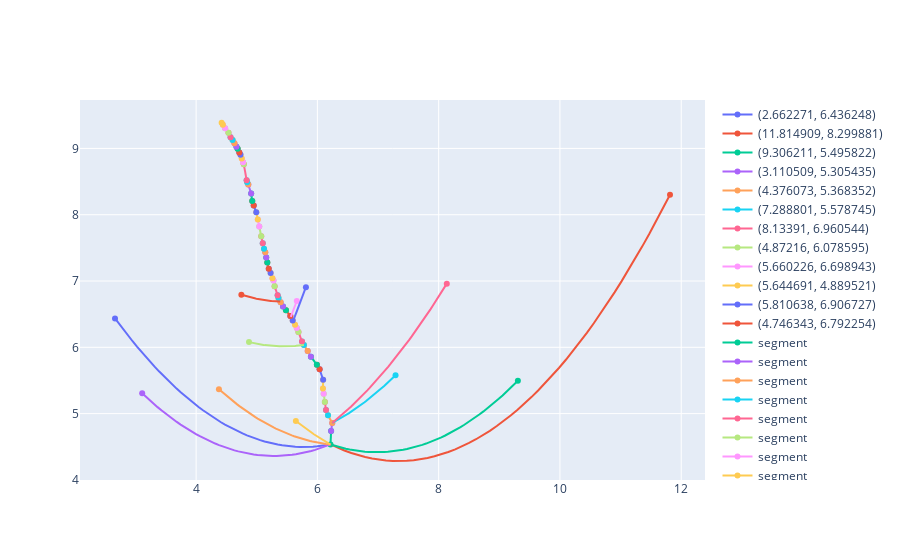

The notebook cell saved with this chart:
### Code cell
def arbor_best_cost(fname, alpha, G, root_distance):
    arbor = rar.read_arbor_full(fname)
    main_root = []
    lat_tips = []
    line_segments = {}
    point_drawing = go.Figure()
    for node in arbor.nodes():
        if arbor.nodes[node]["label"] == ("main root") or arbor.nodes[node]["label"] == ("main root base"):
            main_root.append(node)
        if arbor.nodes[node]["label"] == ("lateral root tip"):
            lat_tips.append(node)
    for i in range(1, len(main_root)):
        line_segments[i] = main_root[i - 1], main_root[i]

    # for each lateral root tip iterate through every line segment to find lowest costing point on main root
    final = []
    count = 1
    for tip in lat_tips:
        print(count)
        curr_dist = 0
        results = []
        firstTime = True
        p = tip[0]
        q = tip[1]
        for seg in line_segments:
            x0 = line_segments[seg][0][0]
            y0 = line_segments[seg][0][1]
            x1 = line_segments[seg][1][0]
            y1 = line_segments[seg][1][1]
            if firstTime == True:
                result = find_best_cost(alpha, G, root_distance, x0, y0, x1, y1, p, q)
                curr_dist += length_func(x0, y0, x1, y1)
                firstTime = False
            else:
                result = find_best_cost(alpha, G, root_distance + curr_dist, x0, y0, x1, y1, p, q)
                curr_dist += length_func(x0, y0, x1, y1)
            results.append(result)
        final.append(min(results))
        count += 1
    pq_drawings = get_tip_drawings(lat_tips)
    for p_and_q in pq_drawings:
        point_drawing.add_trace(p_and_q)
    
    segment_drawings = get_line_segment_drawings(line_segments)
    for line in segment_drawings:
        point_drawing.add_trace(line)

    opt_lines = get_opt_to_pq_drawings(G, final)
    for opt in opt_lines:
        point_drawing.add_trace(opt)
    point_drawing.show()
    return final

old_method = arbor_best_cost('002_3_C_day5.csv', 0.4, 0.2, 0.0)
